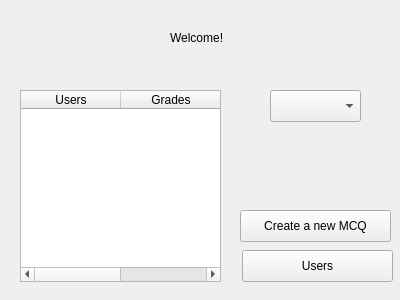
<?xml version="1.0" encoding="UTF-8"?>
<ui version="4.0">
 <class>Admin_ui</class>
 <widget class="QWidget" name="Admin_ui">
  <property name="geometry">
   <rect>
    <x>0</x>
    <y>0</y>
    <width>400</width>
    <height>300</height>
   </rect>
  </property>
  <property name="windowTitle">
   <string>Form</string>
  </property>
  <widget class="QLabel" name="label">
   <property name="geometry">
    <rect>
     <x>170</x>
     <y>30</y>
     <width>59</width>
     <height>16</height>
    </rect>
   </property>
   <property name="text">
    <string>Welcome!</string>
   </property>
  </widget>
  <widget class="QComboBox" name="mcq_alreadyCreated">
   <property name="geometry">
    <rect>
     <x>270</x>
     <y>90</y>
     <width>91</width>
     <height>32</height>
    </rect>
   </property>
  </widget>
  <widget class="QTableWidget" name="grade_table">
   <property name="geometry">
    <rect>
     <x>20</x>
     <y>90</y>
     <width>201</width>
     <height>192</height>
    </rect>
   </property>
   <column>
    <property name="text">
     <string>Users</string>
    </property>
   </column>
   <column>
    <property name="text">
     <string>Grades</string>
    </property>
   </column>
  </widget>
  <widget class="QPushButton" name="create_mcq">
   <property name="geometry">
    <rect>
     <x>240</x>
     <y>210</y>
     <width>151</width>
     <height>32</height>
    </rect>
   </property>
   <property name="text">
    <string>Create a new MCQ</string>
   </property>
  </widget>
  <widget class="QPushButton" name="users">
   <property name="geometry">
    <rect>
     <x>242</x>
     <y>250</y>
     <width>151</width>
     <height>32</height>
    </rect>
   </property>
   <property name="text">
    <string>Users</string>
   </property>
  </widget>
 </widget>
 <resources/>
 <connections/>
</ui>
